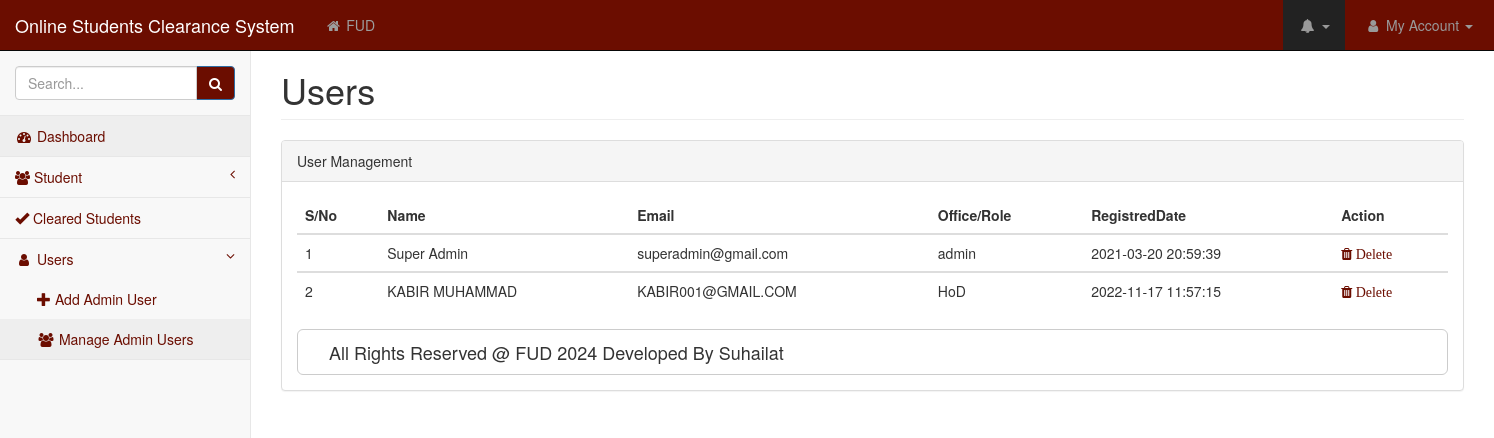
/admin/ManageUsers.php, run on the app's committed database.
### tables this page shows
CREATE TABLE `users` (
  `id` int(11) NOT NULL,
  `name` varchar(100) DEFAULT NULL,
  `UserName` varchar(200) NOT NULL,
  `Faculty` varchar(100) DEFAULT NULL,
  `Department` varchar(100) DEFAULT NULL,
  `Password` varchar(200) NOT NULL,
  `Email` varchar(200) NOT NULL,
  `UserType` varchar(200) NOT NULL,
  `studentNo` varchar(200) NOT NULL,
  `course` varchar(200) NOT NULL,
  `Picture` varchar(1000) DEFAULT NULL,
  `PostingDate` timestamp NOT NULL DEFAULT CURRENT_TIMESTAMP
);

### admin/ManageUsers.php (the view, shortened to what this page needs)
<?php
include("../functions.php");
include("MainMenu.php");
?>
<div id="page-wrapper">
 <div class="container-fluid">
 <div class="row">
 <div class="col-lg-12">
 <h1 class="page-header">Users</h1>
</div>
</div>
<div class="row">
<div class="col-lg-12">
<div class="panel panel-default">
<div class="panel-heading">
  User Management
</div>
 <div class="panel-body">
<div class="table-responsive">
<table class="table table-hover" id="usermanagetable">
<thead>
<tr>
<th>S/No</th>
<th>Name</th>
<th>Email</th>
<th>Office/Role</th>
<th>RegistredDate</th>
<th>Action</th>
</tr>
</thead>
<?php
$sql =mysqli_query($db,"select * from users where NOT UserType='student' AND  NOT UserType='user'");
$count=1;
while ($rows=mysqli_fetch_array($sql)){?>
<tbody><tr>
    <td><?php echo $count;?></td>
	<td><?php echo $rows['name'];?></td>
    <td><?php echo $rows['Email']; ?></td>
    <td><?php echo $rows['UserType']?></td>
    <td><?php echo $rows['PostingDate'];?></td>
	<td>
		<a href="ManageUsers.php?id=<?php echo $rows['id'];?>" onclick="return confirm('Are you sure you want yo Delete')" <i class="fa fa-trash"> Delete</i></a>
    </td>
    </tr>
</tbody>
<?php $count=$count+1;} ?>
 </table>
</div>
<a class="btn btn-default btn-lg btn-block" href="#">
    <footer class="sticky-footer">
        <div class="container my-auto">
          <div class="copyright text-left my-auto">
            <span>All Rights Reserved @ FUD 2024 Developed By Suhailat</span>
          </div>
        </div>
      </footer>
 </a>
                                    </div>
                                </div>
                            </div>
                        </div>
                    </div>
                </div>

### admin/css/startmin.css (style rules this page uses)
body { background-color: #f8f8f8; }
#page-wrapper { padding-top: 30px; min-height: 568px; background-color: #fff; }
@media (min-width:768px) { #page-wrapper { position: inherit; margin-left: 250px; padding: 30px 15px 0 15px; border-left: 1px solid #e7e7e7; } }

### admin/MainMenu.php (style rules this page uses)
a { color:#6b0d00; }

### data on the page
users: name "Super Admin", Email "superadmin@gmail.com", UserType "admin", PostingDate "2021-03-20 20:59:39"
users: name "KABIR MUHAMMAD", Email "KABIR001@GMAIL.COM", UserType "HoD", PostingDate "2022-11-17 11:57:15"
